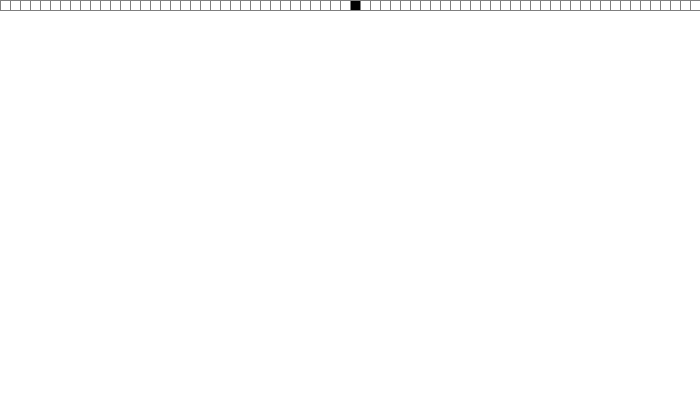
Frame 1 (no input)
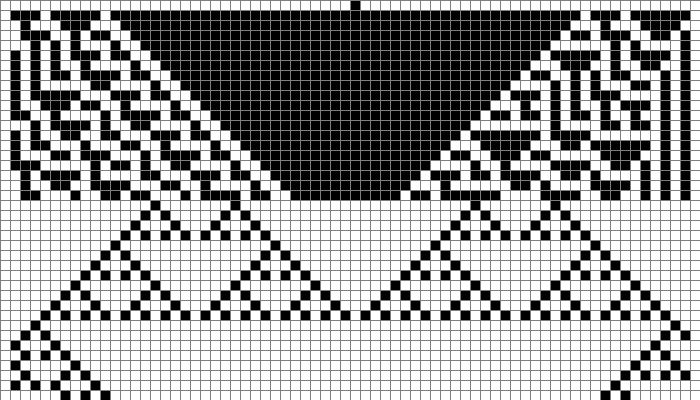
Frame 60 (the mouse pressed at the canvas centre just before this capture)
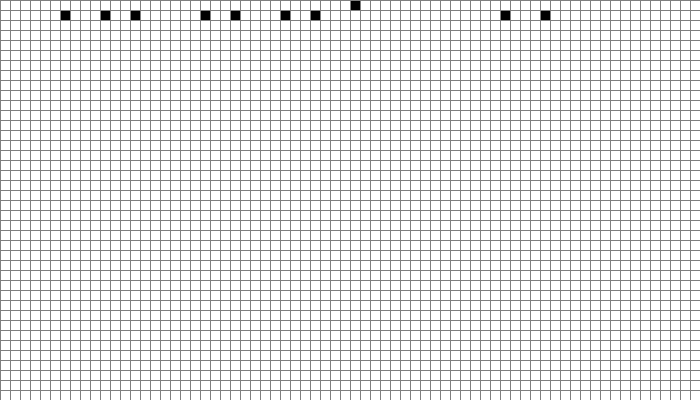
Frame 120 (the mouse held since frame 60 and released just before this capture)

The Processing sketch that drew these frames (run headless with seeded random() and noise(); from frame 60 on, the mouse is pressed at the canvas centre):

// Processing sketch: N07_random_rules
// ── N07_random_rules.pde
CA automata;

void setup() {
  size(700, 400);
  smooth();
  stroke(127);
  frameRate(25);
  background(255);

  automata = new CA();
}

void draw() {
  automata.display();
  automata.generate();
}

void printArray(int[] a) {
  for (int i = 0; i < a.length; i++) {
    print(a[i]);
    if (i != a.length - 1) {
      print(", ");
    }
  }
  println();
}
// ── CA.pde
class CA {
  int[] cells;
  int[] ruleset;
  int s;
  int generation;

  CA() {
    generation = 0;
    s = 10;
    cells = new int[width/s];
    ruleset = new int[]{0,1,0,1,1,0,1,0};
    printArray(ruleset);

    for (int i = 0; i < cells.length; i++) {
      cells[i] = 0;
    }

    cells[int(cells.length/2)] = 1;
  }

  void randomRules() {
    for (int i = 0; i < ruleset.length; i++) {
      ruleset[i] = int(random(0, 2));
    }
    printArray(ruleset);
    generation = 0;
  }

  void generate() {
    if (generation >= height/s) {
      randomRules();
    }

    int[] nextGen = new int[cells.length];
    for (int i = 1; i < cells.length-1; i++) {
      int left = cells[i-1];
      int center = cells[i];
      int right = cells[i+1];
      nextGen[i] = rules(left, center, right);
    }
    cells = nextGen;
    generation++;
  }

  int rules(int a, int b, int c) {
    String s = "" + a + b + c;
    int index = Integer.parseInt(s, 2);
    return ruleset[index];
  }

  void display() {
    for (int i = 0; i < cells.length; i++) {
      fill(cells[i] == 1 ? 0 : 255);
      rect(i*s, generation*s, s, s);
    }
  }
}
